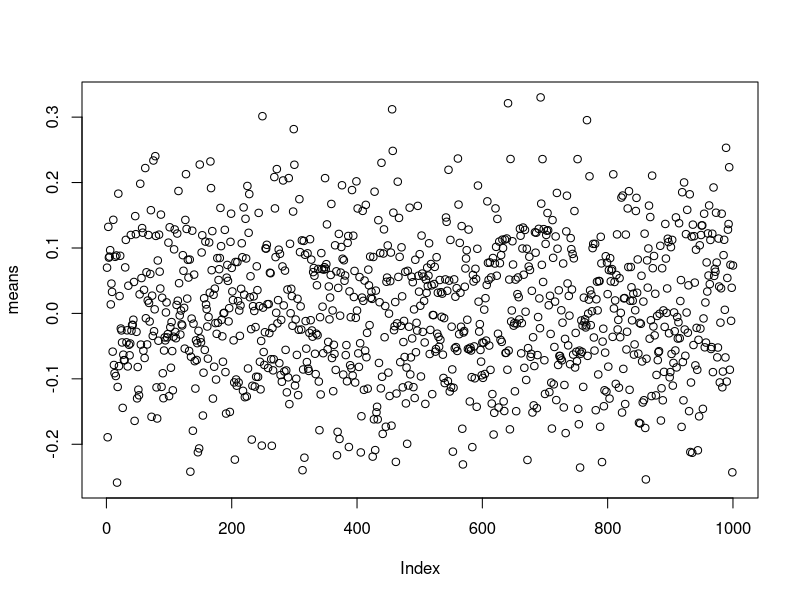

Generate this figure with R:
for (n in 1:1000) {
  m <- mean(rnorm(100))
  print(m)
}

means<-NULL
for (n in 1:1000) {
  m <- mean(rnorm(100))
  means <- rbind(means,m)
}
plot(means)

means <- NULL
system.time(
for (n in 1:20000) {
  m <- mean(rnorm(100))
  means <- rbind(means,m)
}
)

means <- numeric(length=20000)
system.time(
  for (n in 1:20000) {
    m <- mean(rnorm(100))
    means[n] <- m
  }
)

# Under the correct notation of vectorized operations, when possible,
# it will be much shorter to write and quicker. Let's
# look at an example of this:

# This function iteratively adds the square root of a series of integers together. 
sqsum <- NULL
for(i in 1:100) {
  sqsum <- sqsum+sqrt(i)
}

# Let's use system time:
sqsum <- NULL
system.time(
	for(i in 1:10000) {
		sqsum <- rbind(sqsum,sqrt(i))
	  if(i==10000) {
      sqsum<-sum(sqsum)}
	}
)

# And now on the vectorized form:
sqsum <- sum(sqrt(1:10000))

system.time(
  sqsum <- sum(sqrt(1:10000))
)
# Much faster, and code that is easier to read and write. Most 
# functions tend to be vectorized when possible for this reason.
